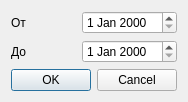
<?xml version="1.0" encoding="UTF-8"?>
<ui version="4.0">
 <class>FilterSettinsDialog</class>
 <widget class="QDialog" name="FilterSettinsDialog">
  <property name="geometry">
   <rect>
    <x>0</x>
    <y>0</y>
    <width>174</width>
    <height>93</height>
   </rect>
  </property>
  <property name="windowTitle">
   <string>Dialog</string>
  </property>
  <layout class="QGridLayout" name="gridLayout">
   <item row="0" column="0">
    <widget class="QLabel" name="label">
     <property name="text">
      <string>От</string>
     </property>
    </widget>
   </item>
   <item row="0" column="1">
    <widget class="QDateEdit" name="dateEdit"/>
   </item>
   <item row="1" column="0">
    <widget class="QLabel" name="label_2">
     <property name="text">
      <string>До</string>
     </property>
    </widget>
   </item>
   <item row="1" column="1">
    <widget class="QDateEdit" name="dateEdit_2"/>
   </item>
   <item row="2" column="0" colspan="2">
    <widget class="QDialogButtonBox" name="buttonBox">
     <property name="orientation">
      <enum>Qt::Horizontal</enum>
     </property>
     <property name="standardButtons">
      <set>QDialogButtonBox::Cancel|QDialogButtonBox::Ok</set>
     </property>
    </widget>
   </item>
  </layout>
 </widget>
 <resources/>
 <connections>
  <connection>
   <sender>buttonBox</sender>
   <signal>accepted()</signal>
   <receiver>FilterSettinsDialog</receiver>
   <slot>accept()</slot>
   <hints>
    <hint type="sourcelabel">
     <x>248</x>
     <y>254</y>
    </hint>
    <hint type="destinationlabel">
     <x>157</x>
     <y>274</y>
    </hint>
   </hints>
  </connection>
  <connection>
   <sender>buttonBox</sender>
   <signal>rejected()</signal>
   <receiver>FilterSettinsDialog</receiver>
   <slot>reject()</slot>
   <hints>
    <hint type="sourcelabel">
     <x>316</x>
     <y>260</y>
    </hint>
    <hint type="destinationlabel">
     <x>286</x>
     <y>274</y>
    </hint>
   </hints>
  </connection>
 </connections>
</ui>
